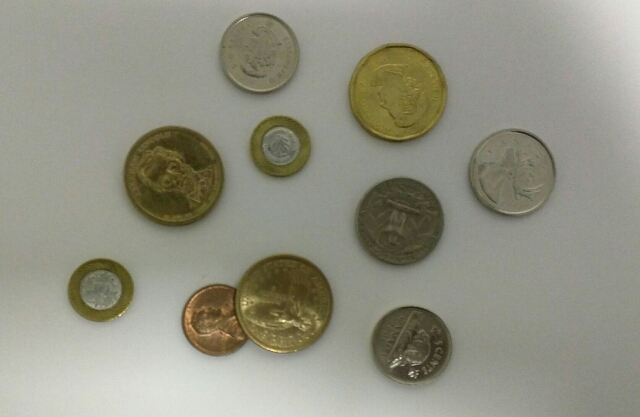
#> input picture lab3/part_2_lib/src/HoughCircles.jpg, 640 x 417 px
$ python -i algCanny.py   (imports and definitions only)
#> lines starting #> are read from the running program, lines starting #| are printed output that depends on the picture; after the words box and inside, x2 and y2 are one past the last pixel; in counts of white or black regions, pixels touching at a corner belong together
import numpy
import math as m
from scipy import ndimage
from scipy.ndimage.filters import convolve


def operator_sobel(img):
    grad_y = numpy.array([[-1, -2, -1], [0, 0, 0], [1, 2, 1]], float)
    grad_x = numpy.array([[-1, 0, 1], [-2, 0, 2], [-1, 0, 1]], float)
    gorizontal = convolve(img, grad_x)
    vertical = convolve(img, grad_y)
    g_res = numpy.hypot(gorizontal, vertical)
    g_res = g_res / g_res.max() * 255
    theta = numpy.arctan2(vertical, gorizontal)
    return g_res, theta


def leave_pacification(image, teta):
    a, b = image.shape
    value = numpy.zeros(image.shape, int, 'C')
    corner = teta * 180. / 3.1415
    corner[corner < 0] += 180
    i = 1
    while i < a - 1:
        j = 1
        while j < b - 1:
            qt = 255
            rt = 255

            if (m.degrees(0) <= corner[i, j] < m.degrees(m.pi/8)) or (m.degrees(m.pi/8 * 7) <= corner[i, j] <= m.degrees(m.pi)):
                qt = image[i, j + 1]
                rt = image[i, j - 1]

            elif m.degrees(m.pi/8) <= corner[i, j] < m.degrees(m.pi/8 * 3):
                qt = image[i + 1, j - 1]
                rt = image[i - 1, j + 1]

            elif m.degrees(m.pi/8 * 3) <= corner[i, j] < m.degrees(m.pi/8 * 5):
                qt = image[i + 1, j]
                rt = image[i - 1, j]

            elif m.degrees(m.pi/8 * 5) <= corner[i, j] < m.degrees(m.pi/8 * 7):
                qt = image[i - 1, j - 1]
                rt = image[i + 1, j + 1]

            if (image[i, j] >= qt) and (image[i, j] >= rt):
                value[i, j] = image[i, j]
            else:
                value[i, j] = 0

            j += 1
        i += 1
    return value


def gauss(sz, sgm=1):
    sz = int(sz) // 2
    x, y = numpy.mgrid[-sz:sz + 1, -sz:sz + 1]
    ideal = 1 / (2 * 3.1415 * numpy.square(sgm))
    g = numpy.exp(-0.5 * (numpy.square(x) + numpy.square(y)) / numpy.square(sgm)) * ideal
    return g


def thresholds(image, low_pix, heavy_pix, threshold1, threshold2):
    threshold2 = image.max() * threshold2
    threshold1 = threshold2 * threshold1
    result = numpy.zeros(image.shape, int)
    heavy_i, heavy_j = numpy.where(image >= threshold2)
    low_i, low_j = numpy.where((image <= threshold2) & (image >= threshold1))
    result[heavy_i, heavy_j] = heavy_pix
    result[low_i, low_j] = low_pix
    return result


def dependence(image, low_pix, heavy_pix):
    a, b = image.shape
    low = low_pix
    heavy = heavy_pix
    i = 1
    while i < a - 1:
        j = 1
        while j < b - 1:
            if image[i, j] == low:
                if ((image[i + 1, j - 1] or image[i + 1, j] or image[i + 1, j + 1]
                        or image[i, j - 1] or image[i, j + 1]
                        or image[i - 1, j - 1] or image[i - 1, j]
                        or image[i - 1, j + 1]) == heavy):
                    image[i, j] = heavy
                else:
                    image[i, j] = 0
            j += 1
        i += 1
    return image


def shades_gray(rgb):
    red, green, blue = rgb[:, :, 0], rgb[:, :, 1], rgb[:, :, 2]
    gray_col = 0.2989 * red + 0.5870 * green + 0.1140 * blue
    return gray_col


def algorithm_canny(image):
    image = shades_gray(image)
    image_flatten = convolve(image, gauss(5, 1))
    rug_grad, rug_teta = operator_sobel(image_flatten)
    pacification_img = leave_pacification(rug_grad, rug_teta)
    image_limit = thresholds(pacification_img, low_pix=75, heavy_pix=255, threshold1=0.05, threshold2=0.15)
    result_image = dependence(image_limit, low_pix=75, heavy_pix=255)
    return result_image

>>> import cv2
>>> picture = cv2.imread('../part_2_lib/src/HoughCircles.jpg')
#> picture is the input picture: shape (417, 640, 3); mean B, G, R 130.6, 145.4, 145.8
>>> result = algorithm_canny(picture)
#> in shades_gray, `red, green, blue = rgb[:, :, 0], rgb[:, :, 1], rgb[:, :, 2]`:
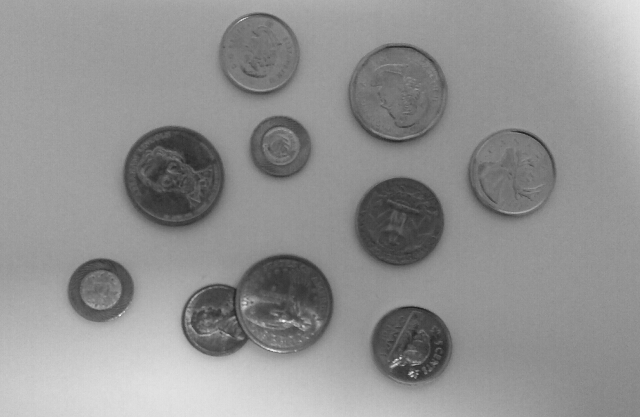
#> green: shape (417, 640); min 30, max 246, mean 145.4
#> in operator_sobel, `vertical = convolve(img, grad_y)`:
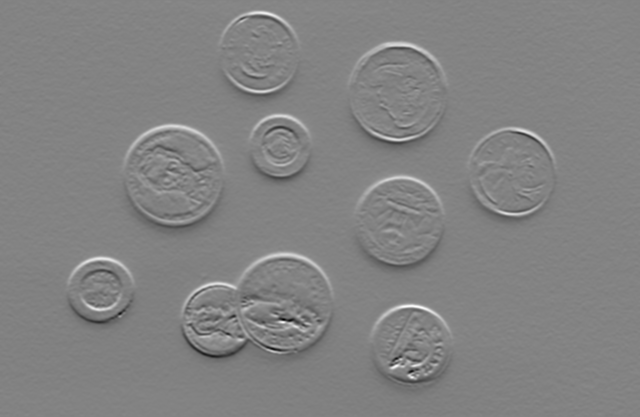
#> vertical: shape (417, 640) float64; min -262, max 248.1, mean -0.4; drawn with min black and max white
#> in operator_sobel, `theta = numpy.arctan2(vertical, gorizontal)`:
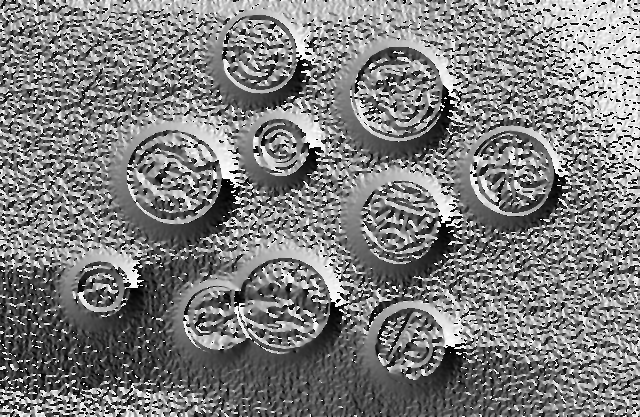
#> theta: shape (417, 640) float64; min -3.14, max 3.14, mean -0.0366; drawn with min black and max white
#> in leave_pacification, `corner[corner < 0] += 180`:
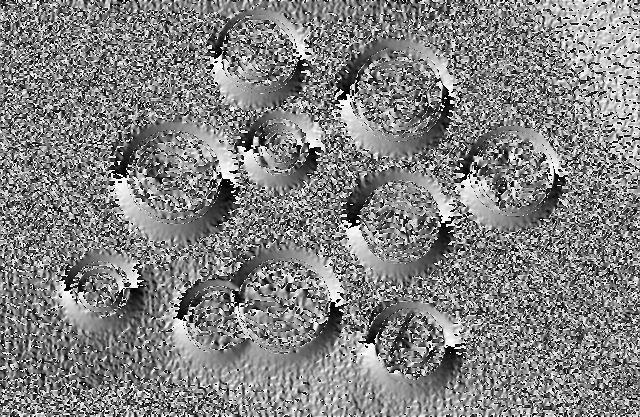
#> corner: shape (417, 640) float64; min -0.00343, max 180, mean 92.1; drawn with min black and max white
#> after the loop in leave_pacification, `while i < a - 1:`:
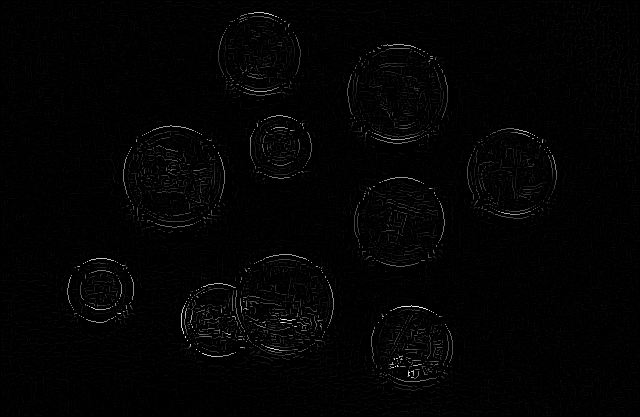
#> value: shape (417, 640) int64; min 0, max 255, mean 3.3
#> after the loop in leave_pacification, `while i < a - 1:`: i = 416
#> in thresholds, `threshold2 = image.max() * threshold2`: threshold2 = 38.25
#> in thresholds, `threshold1 = threshold2 * threshold1`: threshold1 = 1.91
#> in thresholds, `heavy_i, heavy_j = numpy.where(image >= threshold2)`: heavy_i = 5465 values from 12 to 390; heavy_j = 5465 values, max 556 at index 1743, min 67 at index 3253, mean 302.9
#> in algorithm_canny, `image_limit = thresholds(pacification_img, low_pix=75, heavy_pix=255, ..`:
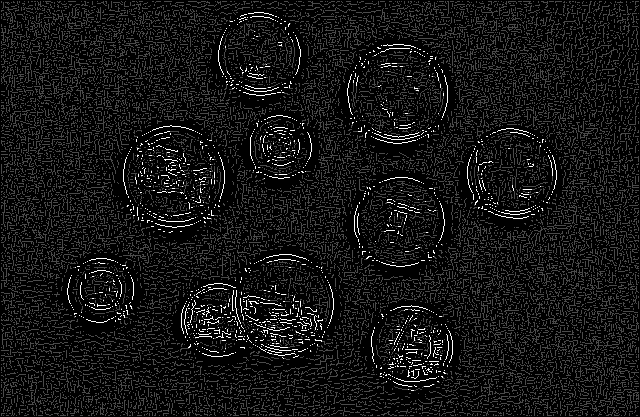
#> image_limit: shape (417, 640) int64; min 0, max 255, mean 20.5
#> after the loop in dependence, `while i < a - 1:`:
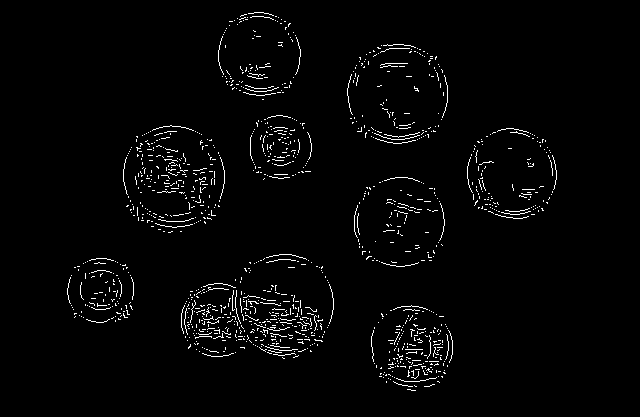
#> image: shape (417, 640) int64; 2.3% white in thin lines or dots, all inside (x1, y1, x2, y2) = (67, 12, 557, 391)
